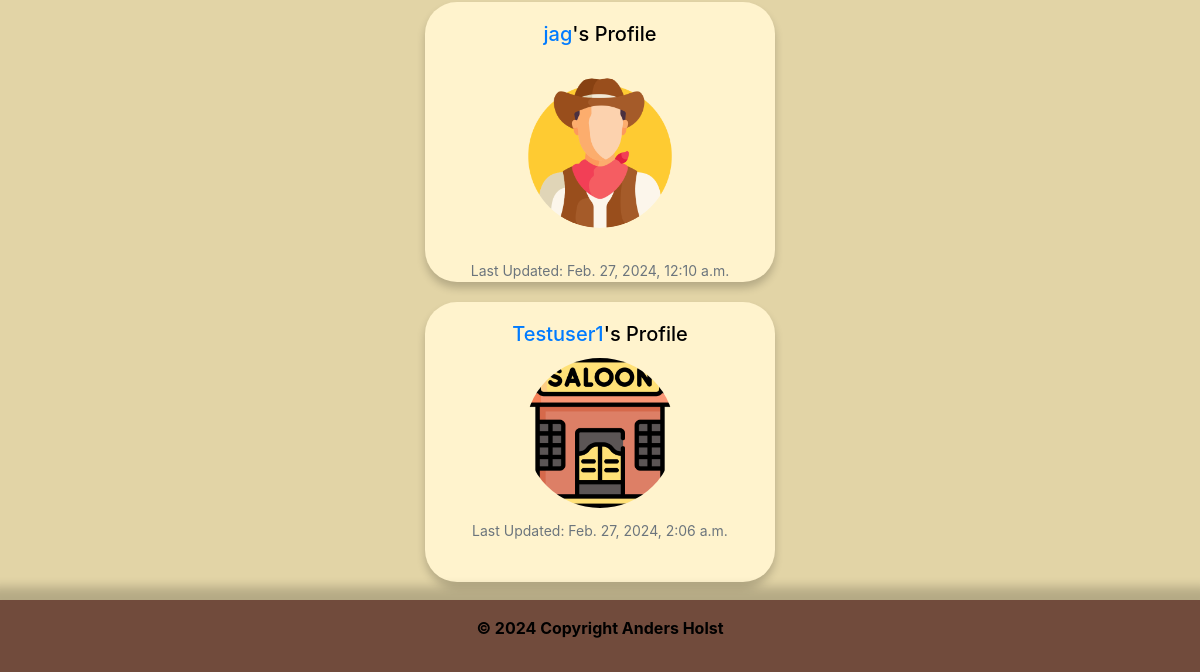
/profile_list/ (signed in, lower part), run on an earlier commit of the app's database.
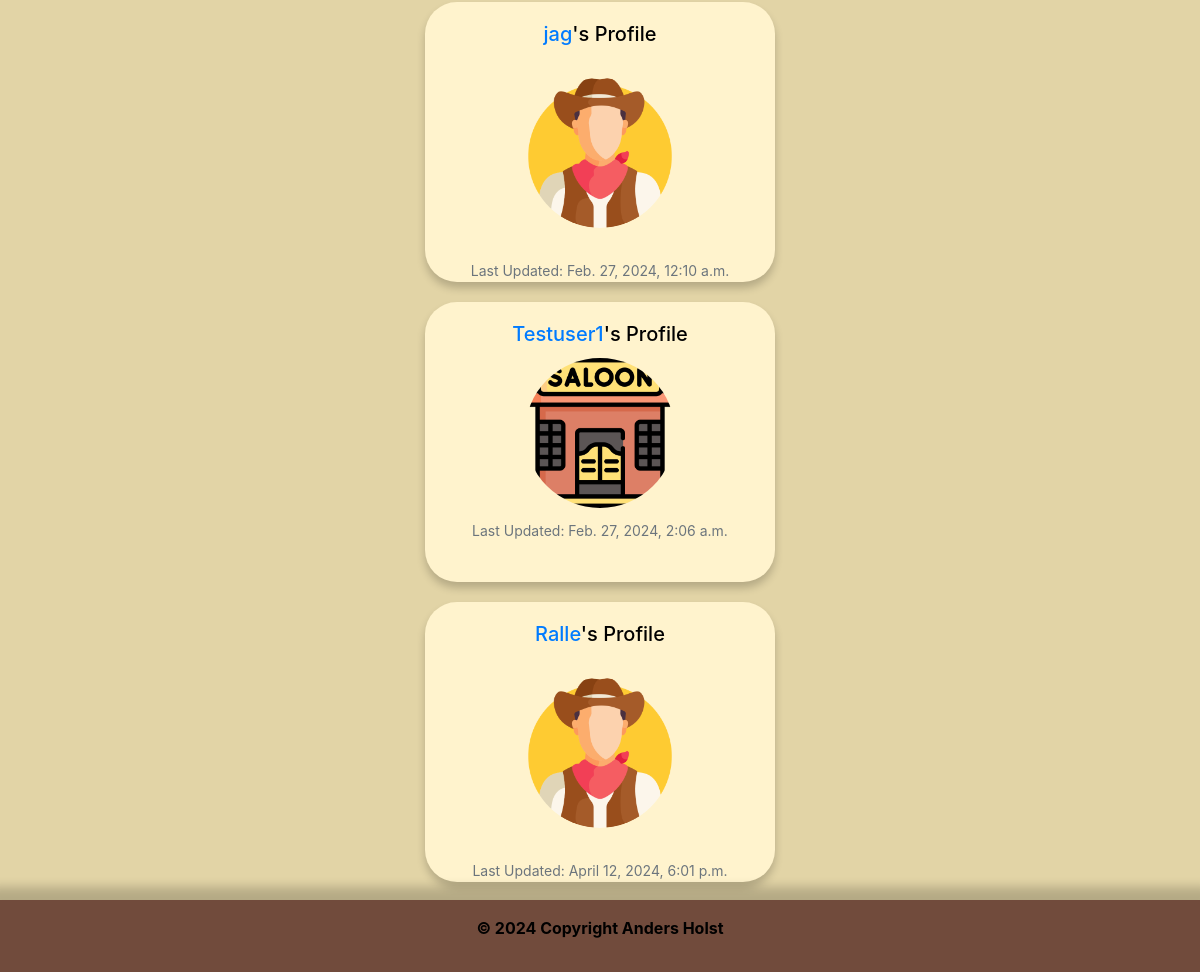
And on a later commit of the database.
### the_saloon/models.py (models this page shows, shortened)
class Profile(models.Model):
    user = models.OneToOneField(User, on_delete=models.CASCADE)
    follows = models.ManyToManyField("self",
                                     related_name="followed_by",
                                     symmetrical=False, blank=True)
    date_modified = models.DateTimeField(User, auto_now=True)
    profile_image = models.ImageField(
        null=True, blank=True, upload_to="media/image")
    profile_bio = models.CharField(null=True, blank=True, max_length=500)
    facebook_link = models.CharField(null=True, blank=True, max_length=100)
    instagram_link = models.CharField(
        null=True, blank=True, max_length=100)
    linkedin_link = models.CharField(null=True, blank=True, max_length=100)
    youtube_link = models.CharField(null=True, blank=True, max_length=100)
    x_link = models.CharField(null=True, blank=True, max_length=100)

### the_saloon/views.py (the view)
# urls.py: path('profile_list/', views.profile_list, name='profile_list'),
def profile_list(request):
    if request.user.is_authenticated:
        profiles = Profile.objects.exclude(user=request.user)
        return render(request, 'profile_list.html', {"profiles": profiles})
    else:
        messages.success(request, ("You must login to see this page..."))
        return redirect('home')

### the_saloon/templates/profile_list.html (shortened to what this page needs)
{% extends 'base.html' %}
{% load static %}
{% block content %}
    {% if profiles %}
    {% for profile in profiles %}
<div class="list-container col-md-12 col-md-6">
  <div class="cont">
    <div class="container">
      <div class="list-card">
        <h5 class="card-title"><a href="{% url 'profile' profile.user.id  %}">
          {{ profile.user.username }}</a>'s Profile</h5>
                {% if profile.profile_image %}
                  <img class="list img rounded-circle" src="{{ profile.profile_image.url }}"
                  width=150 height=150
                  alt="{{ profile.user.username}}">
                {% else %}
                <img class="list profile rounded-circle" src="{% static 'images/cowboy.png' %}" height="150"
                width="150" alt="profile_image">
                {% endif %}
              <p class="list card-text"><small class="text-muted">
              Last Updated: {{ profile.date_modified }}</small></p>
      </div>
    </div>
  </div>
</div>
{% endfor %}
{% endif %}
{% endblock %}

What changed in the data, as far as the page shows it:
added Profile: user.username "Ralle", date_modified "April 12, 2024, 6:01 p.m."
